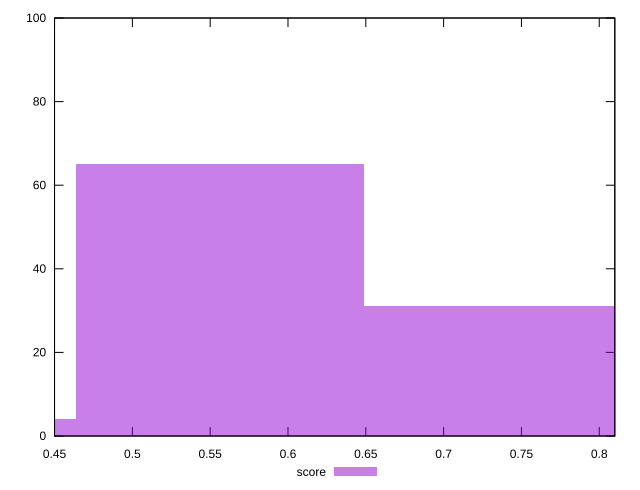

Here is the gnuplot script that generated this plot:
reset

$score <<EOF
0.7418329724930092 31
0.5563747293697568 65
0.3709164862465046 4
EOF

set key outside below
set boxwidth 0.1854582431232523
set xrange [0.45:0.81]
set yrange [0:100]
set trange [0:100]
set style fill transparent solid 0.5 noborder
set terminal svg size 640, 490 enhanced background rgb 'white'
set output "report/report_00029_2021-02-24T13-36-40.390Z/bootup-time/samples/astro/score/histogram.svg"

plot $score title "score" with boxes

reset
